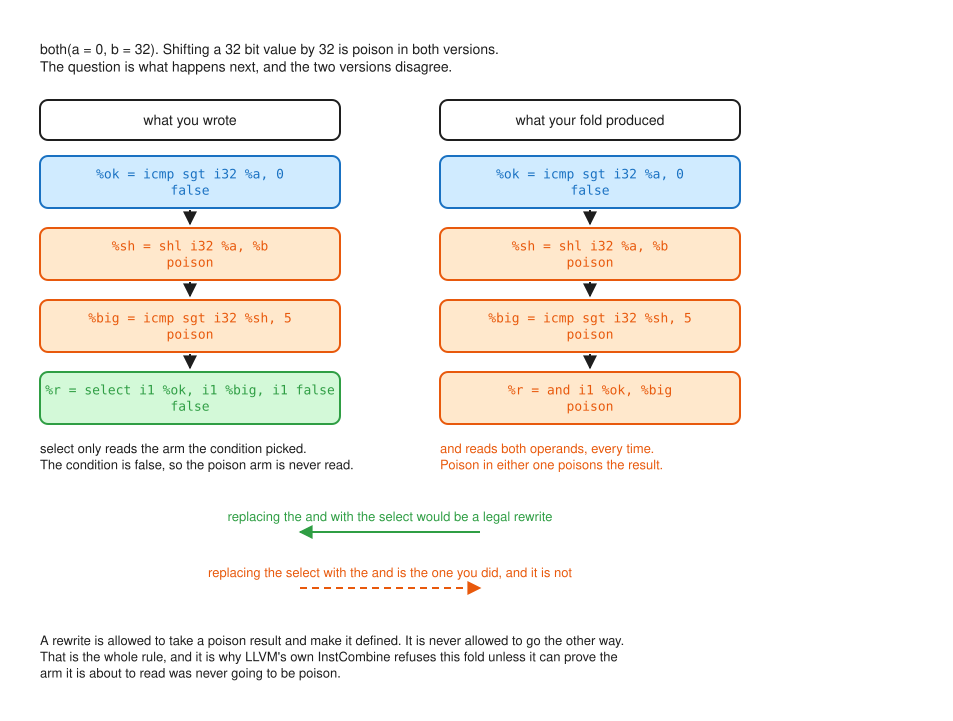

This figure's Python source:
#!/usr/bin/env python3
"""One input, two versions of the same function, and only one of them survives it.

The picture is the counterexample Alive2 finds in lesson X03, drawn as two
columns so the divergence is a place on the page rather than a paragraph.
"""

import sys
from pathlib import Path

sys.path.insert(0, str(Path(__file__).resolve().parents[2]))

from tools.excalidraw import FONT_CODE, FONT_SANS, Scene  # noqa: E402

OUT = Path(__file__).resolve().parent / "poison-fold"

BOX_W, BOX_H = 300, 52
LEFT, RIGHT = 60, 460
ROWS = [140, 212, 284, 356]


def column(s, x, tag, head, rows, last_style):
    s.box(f"{tag}-head", x, 84, BOX_W, 40, head, "plain", FONT_SANS, 14)
    for i, (text, style) in enumerate(rows):
        style = last_style if i == len(rows) - 1 else style
        s.box(f"{tag}-{i}", x, ROWS[i], BOX_W, BOX_H, text, style, FONT_CODE, 13)
        if i:
            s.arrow(
                f"{tag}-a{i}",
                (x + BOX_W / 2, ROWS[i - 1] + BOX_H + 2),
                (x + BOX_W / 2, ROWS[i] - 4),
            )


def main() -> None:
    s = Scene(padding=40)

    s.label(
        "title",
        60,
        24,
        "both(a = 0, b = 32). Shifting a 32 bit value by 32 is poison in both versions.\n"
        "The question is what happens next, and the two versions disagree.",
        font=FONT_SANS,
        size=14,
    )

    shared = [
        ("%ok = icmp sgt i32 %a, 0\nfalse", "source"),
        ("%sh = shl i32 %a, %b\npoison", "warn"),
        ("%big = icmp sgt i32 %sh, 5\npoison", "warn"),
    ]

    column(
        s,
        LEFT,
        "src",
        "what you wrote",
        shared + [("%r = select i1 %ok, i1 %big, i1 false\nfalse", "output")],
        "output",
    )
    column(
        s,
        RIGHT,
        "tgt",
        "what your fold produced",
        shared + [("%r = and i1 %ok, %big\npoison", "warn")],
        "warn",
    )

    s.label(
        "src-note",
        60,
        424,
        "select only reads the arm the condition picked.\nThe condition is false, so the poison arm is never read.",
        font=FONT_SANS,
        size=13,
    )
    s.label(
        "tgt-note",
        460,
        424,
        "and reads both operands, every time.\nPoison in either one poisons the result.",
        style="warn",
        font=FONT_SANS,
        size=13,
    )

    # The refinement arrows, which are the point. One direction is a legal
    # rewrite and the other is not, and they are drawn as two separate arrows
    # so that nobody reads the pair as an equals sign.
    middle = (LEFT + RIGHT + BOX_W) / 2
    s.label(
        "ok-lab",
        middle,
        492,
        "replacing the and with the select would be a legal rewrite",
        style="output",
        font=FONT_SANS,
        size=13,
        align="center",
    )
    s.arrow("ok-way", (RIGHT + 40, 516), (LEFT + BOX_W - 40, 516), style="output")
    s.label(
        "bad-lab",
        middle,
        548,
        "replacing the select with the and is the one you did, and it is not",
        style="warn",
        font=FONT_SANS,
        size=13,
        align="center",
    )
    s.arrow(
        "bad-way", (LEFT + BOX_W - 40, 572), (RIGHT + 40, 572), style="warn", dashed=True
    )

    s.label(
        "rule",
        60,
        616,
        "A rewrite is allowed to take a poison result and make it defined. It is never allowed to go the other way.\n"
        "That is the whole rule, and it is why LLVM's own InstCombine refuses this fold unless it can prove the\n"
        "arm it is about to read was never going to be poison.",
        font=FONT_SANS,
        size=13,
    )

    s.save(OUT, "Why folding select into and is wrong when an arm can be poison")


if __name__ == "__main__":
    main()
